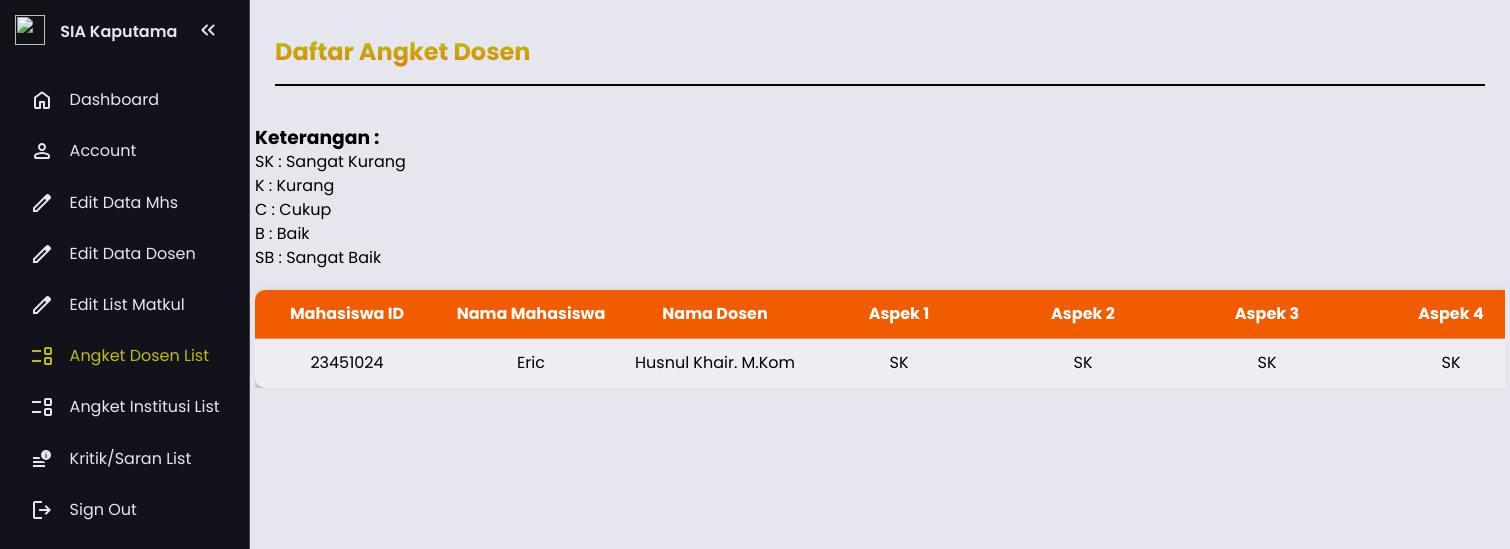
Page /admin-content/angket-dsn-list.php on the committed database.
### tables this page shows
CREATE TABLE `angket_dosen` (
  `angket_id` int(11) NOT NULL,
  `mhs_id` int(11) NOT NULL,
  `mhs_name` varchar(100) NOT NULL,
  `dosen_id` int(11) NOT NULL,
  `dosen_name` varchar(100) NOT NULL,
  `aspek1` varchar(5) NOT NULL,
  `aspek2` varchar(5) NOT NULL,
  `aspek3` varchar(5) NOT NULL,
  `aspek4` varchar(5) NOT NULL,
  `aspek5` varchar(5) NOT NULL,
  `aspek6` varchar(5) NOT NULL,
  `aspek7` varchar(5) NOT NULL,
  `aspek8` varchar(5) NOT NULL,
  `aspek9` varchar(5) NOT NULL,
  `aspek10` varchar(5) NOT NULL,
  `aspek11` varchar(5) NOT NULL,
  `aspek12` varchar(5) NOT NULL,
  `saran` text DEFAULT NULL
);

### admin-content/angket-dsn-list.php (the view, shortened to what this page needs)
<?php
include '../database/koneksi.php';
$sql = "SELECT mhs_id, mhs_name, dosen_name, aspek1, aspek2, aspek3, aspek4, aspek5, aspek6, aspek7, aspek8, aspek9, aspek10, aspek11, aspek12, saran FROM angket_dosen";
$result = $conn->query($sql);
?>
<!DOCTYPE html>
<html lang="id">
<head>
    <link rel="stylesheet" href="../css/sidebar.css">
</head>
<body>
<nav id="sidebar">
    <ul>
      <li>
        <img src="../img/kaputama.png">
        <span class="logo">SIA Kaputama</span>
        <button onclick=toggleSidebar() id="toggle-btn">
        </button>
      </li>
      <li>
        <a href="main.php">
          <span>Dashboard</span>
        </a>
      </li>
      <li>
        <a href="account.php">
          <span>Account</span>
        </a>
      </li>
      <li>
        <a href="edit_data.php">
          <span>Edit Data Mhs</span>
        </a>
      </li>
      <li>
        <a href="edit_dosen.php">
          <span>Edit Data Dosen</span>
        </a>
      </li>
      <li>
        <a href="matkul_list.php">
          <span>Edit List Matkul</span>
        </a>
      </li>
      <li class="active">
        <a href="angket-dsn-list.php">
          <span>Angket Dosen List</span>
        </a>
      </li>
      <li>
        <a href="angket-institusi-list.php">
          <span>Angket Institusi List</span>
        </a>
      </li>
      <li>
        <a href="kritik-saran-list.php">
          <span>Kritik/Saran List</span>
        </a>
      </li>
      <li>
        <a href="../index.php?logout=true">
          <svg xmlns="http://www.w3.org/2000/svg" height="24px" viewBox="0 -960 960 960" width="24px" fill="#000000"><path d="M200-120q-33 0-56.5-23.5T120-200v-560q0-33 23.5-56.5T200-840h280v80H200v560h280v80H200Zm440-160-55-58 102-102H360v-80h327L585-622l55-58 200 200-200 200Z"/></svg>
          <span>Sign Out</span>
        </a>
      </li>
    </ul>
  </nav>
  <main>
  <div class="dsn-list">
        <h2>Daftar Angket Dosen</h2>
        <h3>Keterangan :</h3>
        <p>SK : Sangat Kurang</p>
        <p>K   : Kurang</p>
        <p>C   : Cukup</p>
        <p>B   : Baik</p>
        <p>SB : Sangat Baik</p>
        <div class="angket-tabel">
            <table>
                <tr>
                    <th>Mahasiswa ID</th>
                    <th>Nama Mahasiswa</th>
                    <th>Nama Dosen</th>
                    <th>Aspek 1</th>
                    <th>Aspek 2</th>
                    <th>Aspek 3</th>
                    <th>Aspek 4</th>
                </tr>
                <?php
                if ($result->num_rows > 0) {
                    while($row = $result->fetch_assoc()) {
                        echo "<tr>
                                <td>{$row['mhs_id']}</td>
                                <td>{$row['mhs_name']}</td>
                                <td>{$row['dosen_name']}</td>
                                <td>{$row['aspek1']}</td>
                                <td>{$row['aspek2']}</td>
                                <td>{$row['aspek3']}</td>
                                <td>{$row['aspek4']}</td>
                                <td>{$row['aspek5']}</td>
                                <td>{$row['aspek6']}</td>
                                <td>{$row['aspek7']}</td>
                                <td>{$row['aspek8']}</td>
                                <td>{$row['aspek9']}</td>
                                <td>{$row['aspek10']}</td>
                                <td>{$row['aspek11']}</td>
                                <td>{$row['aspek12']}</td>
                                <td>{$row['saran']}</td>
                              </tr>";
                    }
                } else {
                    echo "<tr><td colspan='16'>Tidak ada data</td></tr>";
                }
                ?>
            </table>
        </div>
    </div>
</body>
</html>

### css/sidebar.css (style rules this page uses)
:root { --base-clr: #11121a; --line-clr: #42434a; --hover-clr: #222533; --text-clr: #e6e6ef; --accent-clr: #bdbd0c; --secondary-text-clr: #b0b3c1; --welcome-text-clr: #F25C00; --icon-clr: #00ccff; }
* { margin: 0; padding: 0; }
html { font-family: Poppins, 'Segoe UI', Tahoma, Geneva, Verdana, sans-serif; line-height: 1.5rem; }
body { min-height: 100vh; min-height: 100dvh; background-color: var(--text-clr); color: var(--text-clr); display: grid; grid-template-columns: auto 1fr; }
#sidebar { box-sizing: border-box; height: 100vh; width: 250px; padding: 5px 1em; background-color: var(--base-clr); border-right: 1px solid var(--line-clr); position: sticky; top: 0; align-self: start; transition: 300ms ease-in-out; overflow: hidden; text-wrap: nowrap; }
#sidebar img { width: 30px; height: 30px; margin: 10px; }
#sidebar ul { list-style: none; }
#sidebar a, #sidebar .dropdown-btn, #sidebar .logo { border-radius: .5em; padding: .85em; text-decoration: none; color: var(--text-clr); display: flex; align-items: center; gap: 1em; }
#sidebar svg { flex-shrink: 0; fill: var(--text-clr); }
#sidebar a span, #sidebar .dropdown-btn span { flex-grow: 1; }

### admin-content/angket-dsn-list.php (style rules this page uses)
.dsn-list { margin: 10px auto; width: 1250px; height: 280px; color: black; animation: fadeInUp 1s ease-out; }
.dsn-list h2 { border-bottom: 2px solid black; margin: 40px 20px; padding-bottom: 20px; background: linear-gradient( #bdbd0c, #F25C00); -webkit-background-clip: text; -webkit-text-fill-color: transparent; text-align: left; }
.angket-tabel { overflow-x: auto; }
.angket-tabel table { width: 90%; border-collapse: collapse; margin-top: 20px; background: rgba(255, 255, 255, 0.2); border-radius: 10px; overflow: hidden; box-shadow: 0 4px 10px rgba(0, 0, 0, 0.3); animation: fadeInUp 0.8s ease-out; }
table, th, td { padding: 12px; text-align: center; border-bottom: 1px solid rgba(255, 255, 255, 0.3); transition: all 0.3s ease-in-out; text-align: center; min-width: 160px; }
.angket-tabel tr:nth-child(even) { background: rgba(255, 255, 255, 0.1); }
.angket-tabel th { background: #F25C00; color: #fff; }

### rows in the picture
angket_dosen: mhs "23451024", mhs_name "Eric", dosen_name "Husnul Khair. M.Kom", aspek1 "SK", aspek2 "SK", aspek3 "SK", aspek4 "SK"
